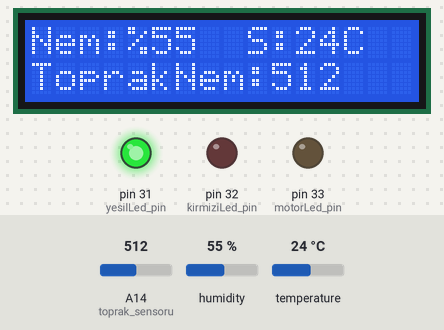
A sketch run on a simulated Arduino Mega 2560, built with avr-gcc and run on an emulated ATmega2560. Shown: 16×2 character LCD, output pins drawn as LEDs (lit = HIGH). Dashed ring = blinking. The test bench sets the inputs (shaded band); at power-on: A14 (toprak_sensoru) = 512, humidity 55 %, temperature 24 °C. What the sketch prints to the serial monitor is not drawn.

Above: at 1.2 s.
1.3 s: A14 (toprak_sensoru) set to 106
At 1.9 s:
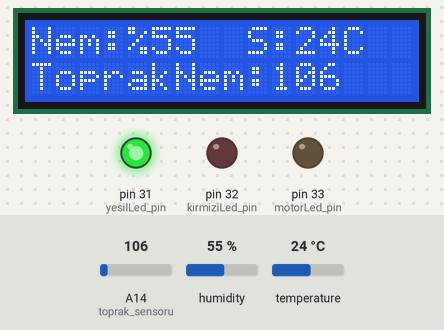
3.1 s: A14 (toprak_sensoru) set to 93
At 4.3 s:
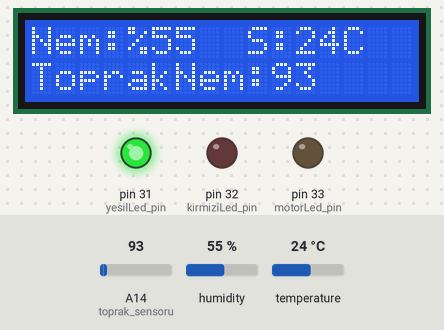
4.6 s: A14 (toprak_sensoru) set to 11
At 5.8 s:
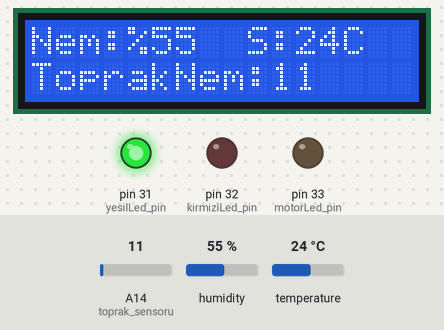
6.1 s: A14 (toprak_sensoru) set to 8
At 7.1 s:
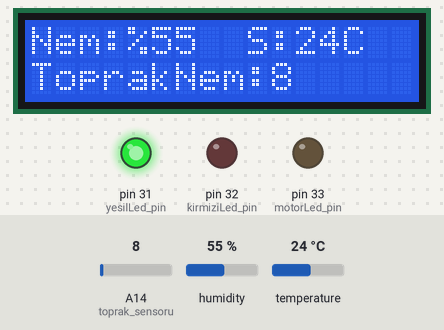
7.7 s: A14 (toprak_sensoru) set to 593
At 8.7 s:
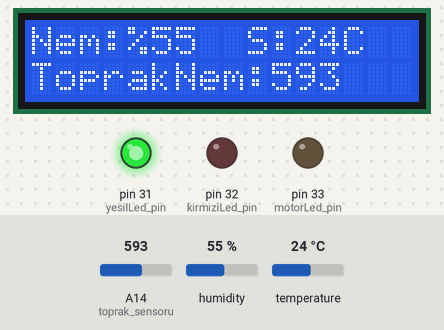
9.2 s: A14 (toprak_sensoru) set to 612
At 10.2 s:
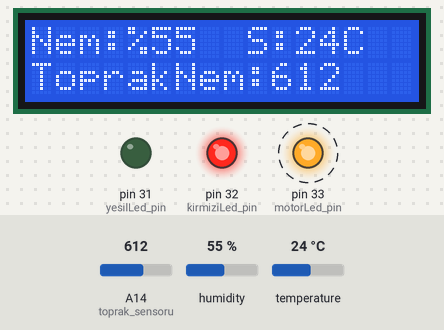
Timing chart, 0 to 13.9 s (numbered marks = the images above; inputs shaded):
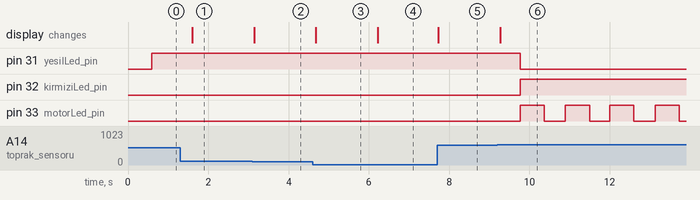

Measured:
- the behaviour switches between 100 and 99 on A14 (toprak_sensoru) (found by bisection; images 1 and 2)
- the behaviour switches between 10 and 9 on A14 (toprak_sensoru) (found by bisection; images 3 and 4)
- the behaviour switches between 600 and 601 on A14 (toprak_sensoru) (found by bisection; images 5 and 6)
- after the input at 1.3 s, the display: changes after 0.31 s (image 1)
- after the input at 3.1 s, the display: changes at once (image 2)
- after the input at 4.6 s, the display: changes after 0.08 s (image 3)
- after the input at 6.1 s, the display: changes after 0.12 s (image 4)
- after the input at 7.7 s, the display: changes at once (image 5)
- after the input at 9.2 s, pin 31 (yesilLed_pin): HIGH → LOW after 0.57 s; pin 32 (kirmiziLed_pin): LOW → HIGH after 0.57 s; pin 33 (motorLed_pin): alternates HIGH for 0.60 s and LOW for 0.53 s, starting after 0.57 s; the display: changes after 0.07 s (image 6)

The sketch:

ToprakSicaklikNem.ino
```cpp
#include "DHT.h"
#define DHTPIN 34
#define DHTTYPE DHT11 //sıcaklık sensörü ismi değiştirildi
DHT dht(DHTPIN, DHTTYPE);
#define yesilLed_pin 31 //yeşil toprak nemin doygunlugu
#define kirmiziLed_pin 32 // kırmızı led nemin az oldugunu
#define motorLed_pin 33 // topragın sulanması gerektiğini
#define toprak_sensoru A14
#define calisma_zamani 600
#include <LiquidCrystal.h>
LiquidCrystal lcd(8, 9, 4, 5, 6, 7);
int nem = 0;

void setup() {
    pinMode(yesilLed_pin,OUTPUT);
    pinMode(kirmiziLed_pin,OUTPUT);
    pinMode(motorLed_pin,OUTPUT);
    Serial.begin(9600);
    lcd.begin(16, 2);
    lcd.setCursor(0, 0);
    dht.begin();
}

void loop() {
    int h = dht.readHumidity(); //sensörden okunan nem değeri
    int t = dht.readTemperature(); // sensörden okunan sıcaklık degeri
    if (isnan(t) || isnan(h)) {
    Serial.println("Sıcaklık ve nem değeri algılanmadı");
  } else {
    lcd.setCursor(0, 0);
    lcd.print("Nem:");
    lcd.print("%");
    lcd.print(h);
    lcd.setCursor(9, 0);
    lcd.print("S:");
    lcd.print(t);
    lcd.print("C");


  }
    nem = analogRead(toprak_sensoru);
    lcd.setCursor(0, 1);
    lcd.print("ToprakNem:");
    lcd.println(nem);
    delay(500);
    if(nem > calisma_zamani){
    digitalWrite(motorLed_pin,HIGH);
    digitalWrite(kirmiziLed_pin,HIGH);
    digitalWrite(yesilLed_pin,LOW);
    delay(300);
    digitalWrite(motorLed_pin,HIGH);
    delay(300);
    digitalWrite(motorLed_pin,LOW);

  }else{
    digitalWrite(yesilLed_pin,HIGH);
    digitalWrite(motorLed_pin,LOW);
    digitalWrite(kirmiziLed_pin,LOW);
  }
    Serial.print(h);
    Serial.print(" ");
    Serial.print(t);
    Serial.print(" ");
    Serial.print(nem);
    Serial.println(" ");
}
```
